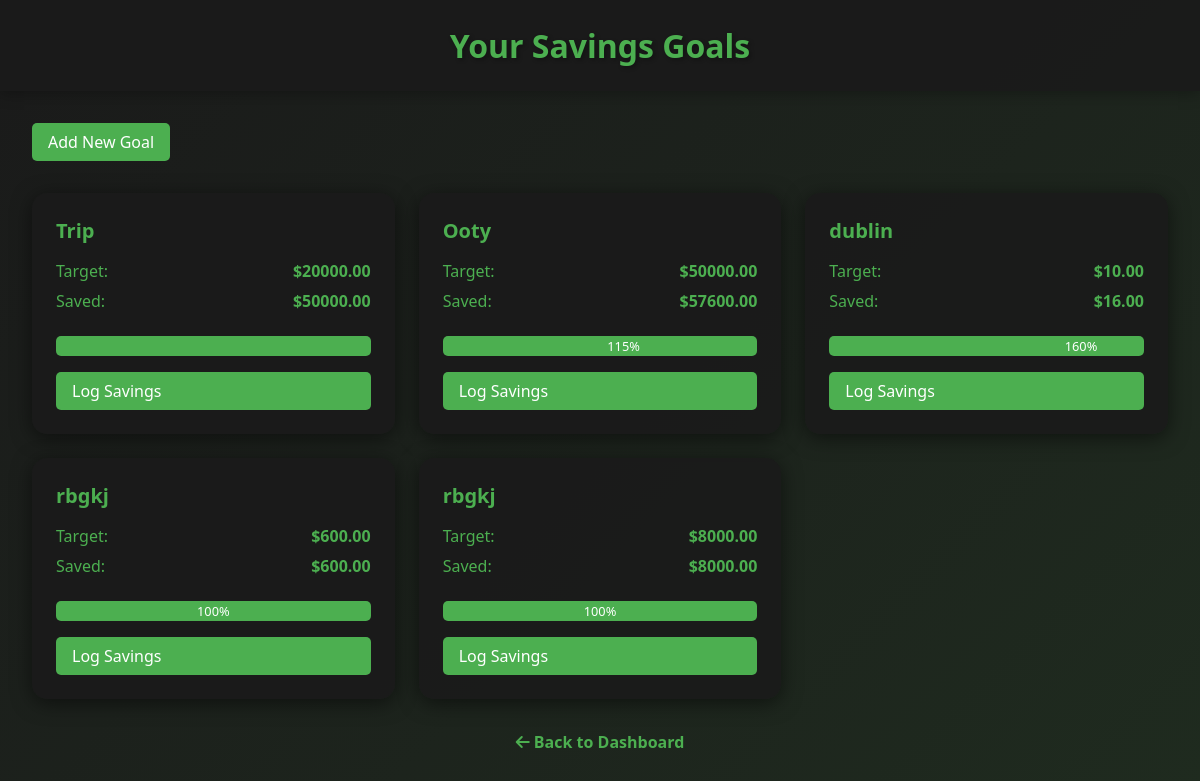
The app's page /savings-goals/ (signed in), older data.
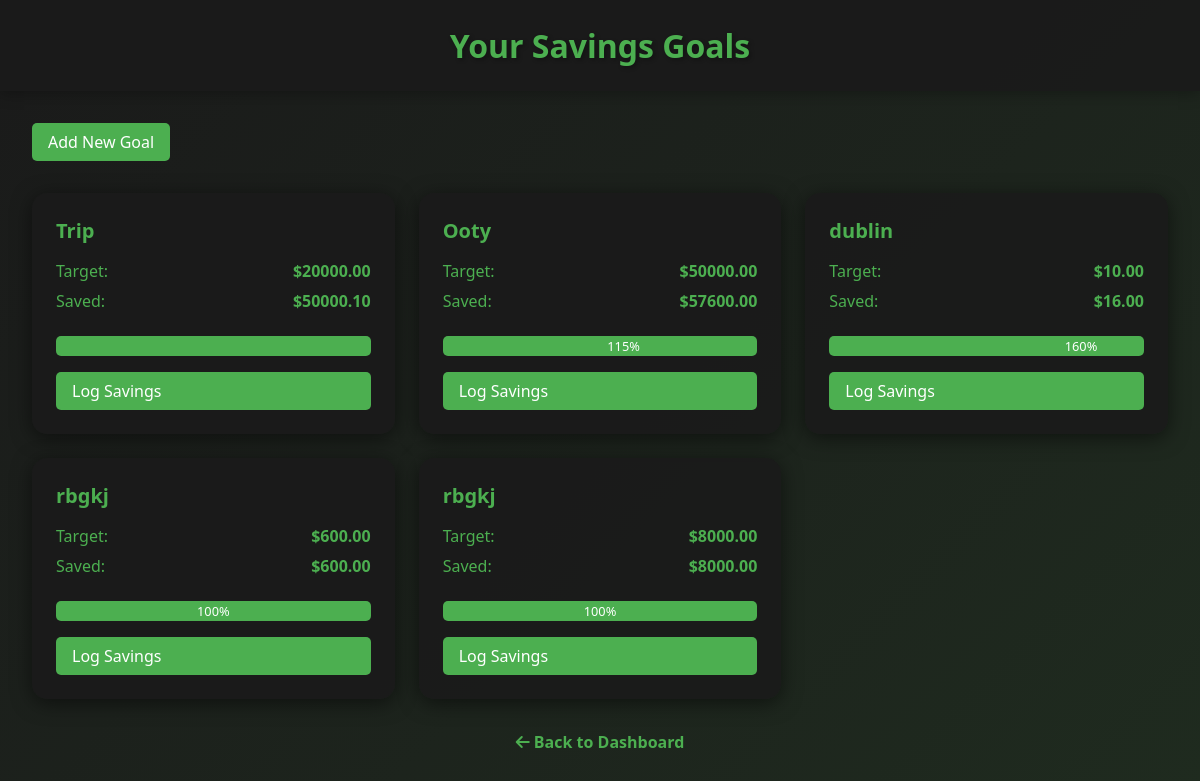
The same page, newer data.
### financeapp/models.py (models this page shows, shortened)
class SavingsGoal(models.Model):
    user = models.ForeignKey(User, on_delete=models.CASCADE)
    name = models.CharField(max_length=100)
    target_amount = models.DecimalField(decimal_places=2, max_digits=10)
    current_amount = models.DecimalField(decimal_places=2, max_digits=10, default=0)
    deadline = models.DateField(null=True, blank=True)

### financeapp/views.py (the view)
# urls.py: path('savings-goals/', views.savings_goals_view, name='savings_goals'),
@login_required
def savings_goals_view(request):
    goals = SavingsGoal.objects.filter(user=request.user) # pylint: disable=no-member
    for goal in goals:
        goal.target_dollars = goal.target_amount
        goal.current_dollars = goal.current_amount
    return render(request, 'savings_goals.html', {'goals': goals})

### financeapp/templates/savings_goals.html (shortened to what this page needs)
<!DOCTYPE html>
<html lang="en">
<head>
    {% load static %}
    <link rel="stylesheet" href="{% static 'css/savings_goals.css' %}">
     <link rel="stylesheet" href="https://cdnjs.cloudflare.com/ajax/libs/font-awesome/6.0.0-beta3/css/all.min.css">
</head>
<body>
    <header>
        <h1>Your Savings Goals</h1>
    </header>
    <main>
        <div class="actions">
            <a href="{% url 'add_savings_goal' %}" class="btn-add">Add New Goal</a>
        </div>
        <div class="goals-grid">
            {% for goal in goals %}
            <div class="goal-card">
                <h2 class="goal-title">{{ goal.name }}</h2>
                <div class="goal-details">
                    <div class="goal-amount">
                        <p>Target: <span>${{ goal.target_dollars|floatformat:2 }}</span></p>
                        <p>Saved: <span>${{ goal.current_dollars|floatformat:2 }}</span></p>
                    </div>
                    <div class="progress-container">
                        <div class="progress-bar"
                             style="width: {% widthratio goal.current_amount goal.target_amount 100 %}%">
                            <span class="progress-text">
                                {% widthratio goal.current_amount goal.target_amount 100 %}%
                            </span>
                        </div>
                    </div>
                    <a href="{% url 'log_savings' goal.id %}" class="btn-log">Log Savings</a>
                </div>
            </div>
            {% endfor %}
        </div>
                    <a href="{% url 'dashboard' %}" class="back-link">
            <i class="fas fa-arrow-left"></i> Back to Dashboard
        </a>
    </main>
</body>
</html>

Row changes from the older to the newer data that the page shows:
changed SavingsGoal "Trip": current_dollars "50000.00" → "50000.10"
